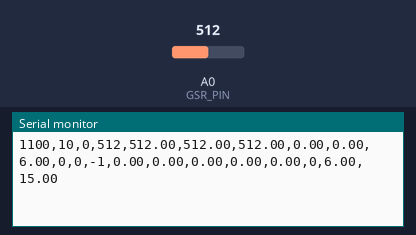
A sketch run on a simulated Arduino Uno, built with avr-gcc and run on an emulated ATmega328P. Parts: the last lines printed to the serial monitor. The inputs (shaded band) are chosen by the test bench; at power-on: A0 (GSR_PIN) = 512.

Above: at 1.2 s.
1.3 s: A0 (GSR_PIN) set to 716
At 1.31 s:
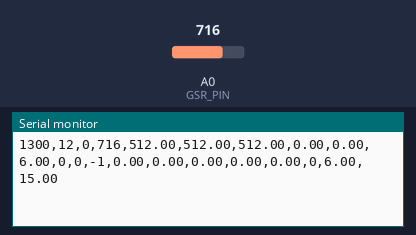
2.8 s: A0 (GSR_PIN) set to 900
At 2.81 s:
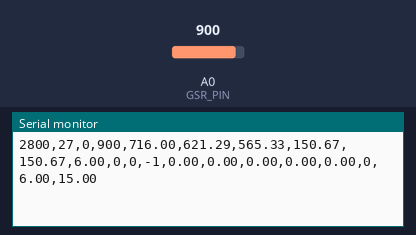
Timing chart, 0 to 5.8 s (numbered marks = the images above; inputs shaded):
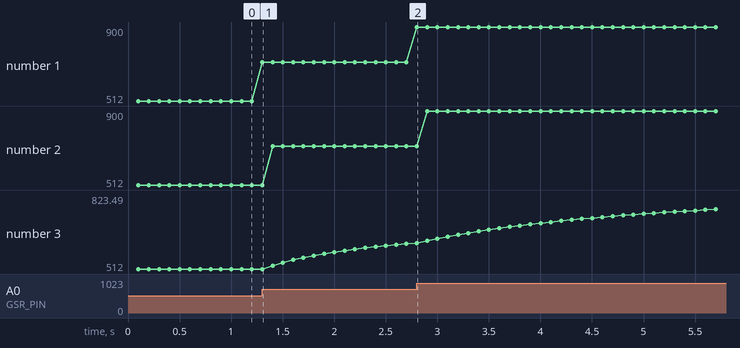

Measured:
- after the input at 1.3 s, the serial monitor: prints a new line at once (image 1)
- plotted number 1: 512 → 716 after the input at 1.3 s
- plotted number 2: 512 → 716 after the input at 1.3 s
- plotted number 3: 512 → 617.78 after the input at 1.3 s

The sketch:

gsr_dual_baseline.ino
```cpp
/*
  GSR Signal Processing for Arduino IDE

  Version:
  Dual Baseline - SCL Mean / SCR Detection 분리

  Pipeline:
  1. Data Acquisition: 10 Hz
  2. 1st preprocessing: Median Filter, N = 3
  3. 2nd preprocessing (SCL용): Moving Average, N = 150 (15초)
  4. 2nd preprocessing (SCR검출용): EMA, alpha = 0.02 (τ ≈ 5초)
  5. Phasic separation: Phasic = medianGSR - scrDetectBaseline
  6. Baseline statistics: 15~60 sec
  7. Measurement: after 60 sec
  8. Feature extraction every 30 sec:
     - SCL Mean        (sclBaseline 기반)
     - SCR Amplitude Mean
     - NS-SCR Frequency
*/

#define GSR_PIN A0

// =====================
// CSV output mode
// =====================
// true  : 모든 10Hz 샘플을 CSV로 출력
// false : 30초 feature window 완료 시점에만 출력
const bool PRINT_EVERY_SAMPLE = true;

// =====================
// Sampling parameters
// =====================
const unsigned long SAMPLE_INTERVAL_MS = 100;   // 10 Hz
const int FS_GSR = 10;

// =====================
// Preprocessing parameters
// =====================
const int MEDIAN_N = 3;
const int MA_N = 150;     // 15 sec at 10 Hz (SCL Mean용)

// EMA alpha for SCR detection baseline
// τ = 1 / alpha = 50 samples = 5 sec at 10 Hz
// alpha가 클수록 baseline이 신호를 빠르게 따라가 phasic이 작아짐
// alpha가 작을수록 baseline이 느리게 따라가 phasic이 커짐
const float SCR_BASELINE_ALPHA = 0.02;

// =====================
// Time section parameters
// =====================
const int USER_WARMUP_SEC = 15;
const int BASELINE_END_SEC = 60;
const int FEATURE_WINDOW_SEC = 30;

const int MA_FILL_SAMPLES = MA_N;
const int USER_WARMUP_SAMPLES = USER_WARMUP_SEC * FS_GSR;

// warm-up은 최소한 Moving Average 버퍼가 한 번 채워질 시간 이상으로 보장
const int WARMUP_SAMPLES =
  (USER_WARMUP_SAMPLES > MA_FILL_SAMPLES) ? USER_WARMUP_SAMPLES : MA_FILL_SAMPLES;

const int BASELINE_END_SAMPLES = BASELINE_END_SEC * FS_GSR;
const int FEATURE_WINDOW_SAMPLES = FEATURE_WINDOW_SEC * FS_GSR;

// =====================
// SCR detection parameters
// =====================
// 경험적 상수
// baseline phasic 표준편차의 약 3배 이상을 SCR 후보로 판단하는 휴리스틱
// 안정/자극 상태 재측정 후 조정 가능
const float THRESHOLD_K = 3.0;

// baseline std가 지나치게 작을 때 임계값이 과도하게 낮아지는 것을 방지
const float MIN_SCR_THRESHOLD_ADC = 6.0;

// baseline std가 과도하게 커져 SCR 검출 임계값이 비현실적으로 상승하는 것을 방지
const float MAX_SCR_THRESHOLD_ADC = 15.0;

const int REFRACTORY_SAMPLES = 10;  // 1 sec at 10 Hz

// =====================
// Median filter variables
// =====================
float medBuf[MEDIAN_N] = {0, 0, 0};
int medIndex = 0;
bool medFilled = false;

// =====================
// SCL용 Moving average variables
// Circular buffer
// =====================
float maBuf[MA_N];
int maIndex = 0;
int maCount = 0;
float maSum = 0.0;

// =====================
// SCR 검출용 EMA baseline variables
// =====================
float scrDetectBaseline = 0.0;
bool scrBaselineInitialized = false;

// =====================
// Baseline statistics
// EMA 기반 phasic (unclipped) 기준
// =====================
float baselinePhasicSum = 0.0;
float baselinePhasicSqSum = 0.0;
int baselineCount = 0;

float baselinePhasicMean = 0.0;
float baselinePhasicStd = 0.0;
float scrThreshold = MIN_SCR_THRESHOLD_ADC;
bool baselineReady = false;

// =====================
// Feature window variables
// =====================
float windowSclSum = 0.0;
int windowSampleCount = 0;

float windowScrAmpSum = 0.0;
int windowScrCount = 0;

// =====================
// SCR peak detection variables
// =====================
float phasicPrev2 = 0.0;
float phasicPrev1 = 0.0;
float phasicCurr = 0.0;

int lastScrSampleIndex = -9999;

// SCR 피크가 실제로 발생한 샘플/시간 기록용
int detectedScrSampleIndex = -1;
unsigned long detectedScrTimeMs = 0;

// 샘플 시간 기록용
unsigned long prev2SampleTimeMs = 0;
unsigned long prev1SampleTimeMs = 0;
unsigned long currSampleTimeMs = 0;

// =====================
// General variables
// =====================
unsigned long lastSampleTime = 0;
int sampleIndex = 0;


// =====================
// Median of 3
// =====================
float median3(float a, float b, float c) {
  if ((a >= b && a <= c) || (a <= b && a >= c)) return a;
  if ((b >= a && b <= c) || (b <= a && b >= c)) return b;
  return c;
}


// =====================
// Median filter update
// =====================
float updateMedianFilter(float x) {
  medBuf[medIndex] = x;
  medIndex++;

  if (medIndex >= MEDIAN_N) {
    medIndex = 0;
    medFilled = true;
  }

  // 초기 3개가 다 채워지기 전에는 raw 값을 그대로 사용
  if (!medFilled) {
    return x;
  }

  return median3(medBuf[0], medBuf[1], medBuf[2]);
}


// =====================
// SCL용 Moving average update
// Circular buffer
// =====================
float updateMovingAverage(float x) {
  if (maCount < MA_N) {
    maBuf[maIndex] = x;
    maSum += x;
    maCount++;
  } else {
    maSum -= maBuf[maIndex];
    maBuf[maIndex] = x;
    maSum += x;
  }

  maIndex++;
  if (maIndex >= MA_N) {
    maIndex = 0;
  }

  return maSum / maCount;
}


// =====================
// SCR 검출용 EMA baseline update
// 첫 샘플은 raw값으로 초기화하여 cold-start 왜곡 방지
// =====================
float updateEmaBaseline(float x) {
  if (!scrBaselineInitialized) {
    scrDetectBaseline = x;
    scrBaselineInitialized = true;
  } else {
    scrDetectBaseline =
      SCR_BASELINE_ALPHA * x +
      (1.0 - SCR_BASELINE_ALPHA) * scrDetectBaseline;
  }
  return scrDetectBaseline;
}


// =====================
// Baseline finalization
// =====================
void finalizeBaseline() {
  if (baselineCount <= 1) {
    baselinePhasicMean = 0.0;
    baselinePhasicStd = 0.0;
    scrThreshold = MIN_SCR_THRESHOLD_ADC;
    baselineReady = true;
    return;
  }

  baselinePhasicMean = baselinePhasicSum / baselineCount;

  float variance =
    (baselinePhasicSqSum / baselineCount) -
    (baselinePhasicMean * baselinePhasicMean);

  if (variance < 0.0) {
    variance = 0.0;
  }

  baselinePhasicStd = sqrt(variance);

  // Adaptive threshold
  scrThreshold = THRESHOLD_K * baselinePhasicStd;

  // Lower bound
  if (scrThreshold < MIN_SCR_THRESHOLD_ADC) {
    scrThreshold = MIN_SCR_THRESHOLD_ADC;
  }

  // Upper bound
  if (scrThreshold > MAX_SCR_THRESHOLD_ADC) {
    scrThreshold = MAX_SCR_THRESHOLD_ADC;
  }

  baselineReady = true;
}


// =====================
// CSV header
// =====================
void printHeader() {
  Serial.println(
    "time_ms,"
    "sample_index,"
    "mode,"
    "raw_gsr,"
    "median_gsr,"
    "scl_baseline,"
    "scr_detect_baseline,"
    "phasic,"
    "phasic_pos,"
    "scr_threshold,"
    "scr_flag,"
    "scr_peak_time_ms,"
    "scr_peak_sample_index,"
    "scl_mean_30s,"
    "scr_amplitude_mean_30s,"
    "ns_scr_frequency_per_min,"
    "baseline_phasic_mean,"
    "baseline_phasic_std,"
    "feature_ready,"
    "min_scr_threshold_adc,"
    "max_scr_threshold_adc"
  );
}


// =====================
// CSV row print
// =====================
void printCsvRow(
  unsigned long timeMs,
  int sIndex,
  int mode,
  int rawGsr,
  float medianGsr,
  float sclBaseline,
  float scrDetectBl,
  float phasic,
  float phasicPos,
  int scrFlag,
  unsigned long scrPeakTimeMs,
  int scrPeakSampleIndex,
  float sclMean30s,
  float scrAmplitudeMean30s,
  float nsScrFrequencyPerMin,
  int featureReady
) {
  Serial.print(timeMs);
  Serial.print(",");
  Serial.print(sIndex);
  Serial.print(",");
  Serial.print(mode);
  Serial.print(",");
  Serial.print(rawGsr);
  Serial.print(",");
  Serial.print(medianGsr, 2);
  Serial.print(",");
  Serial.print(sclBaseline, 2);
  Serial.print(",");
  Serial.print(scrDetectBl, 2);
  Serial.print(",");
  Serial.print(phasic, 2);
  Serial.print(",");
  Serial.print(phasicPos, 2);
  Serial.print(",");
  Serial.print(scrThreshold, 2);
  Serial.print(",");
  Serial.print(scrFlag);
  Serial.print(",");
  Serial.print(scrPeakTimeMs);
  Serial.print(",");
  Serial.print(scrPeakSampleIndex);
  Serial.print(",");
  Serial.print(sclMean30s, 2);
  Serial.print(",");
  Serial.print(scrAmplitudeMean30s, 2);
  Serial.print(",");
  Serial.print(nsScrFrequencyPerMin, 2);
  Serial.print(",");
  Serial.print(baselinePhasicMean, 2);
  Serial.print(",");
  Serial.print(baselinePhasicStd, 2);
  Serial.print(",");
  Serial.print(featureReady);
  Serial.print(",");
  Serial.print(MIN_SCR_THRESHOLD_ADC, 2);
  Serial.print(",");
  Serial.println(MAX_SCR_THRESHOLD_ADC, 2);
}


// =====================
// Setup
// =====================
void setup() {
  Serial.begin(115200);

  for (int i = 0; i < MA_N; i++) {
    maBuf[i] = 0.0;
  }

  printHeader();
}


// =====================
// Main loop
// =====================
void loop() {
  unsigned long now = millis();

  if (now - lastSampleTime < SAMPLE_INTERVAL_MS) {
    return;
  }

  lastSampleTime = now;

  // ---------------------
  // 샘플 시간 업데이트
  // ---------------------
  prev2SampleTimeMs = prev1SampleTimeMs;
  prev1SampleTimeMs = currSampleTimeMs;
  currSampleTimeMs = now;

  // ---------------------
  // 1. Data acquisition
  // ---------------------
  int rawGsr = analogRead(GSR_PIN);
  float rawGsrFloat = (float)rawGsr;

  // ---------------------
  // 2. Median filter N=3
  // ---------------------
  float medianGsr = updateMedianFilter(rawGsrFloat);

  // ---------------------
  // 3a. SCL용 Moving average N=150
  // SCL Mean feature 계산에 사용
  // ---------------------
  float sclBaseline = updateMovingAverage(medianGsr);

  // ---------------------
  // 3b. SCR 검출용 EMA baseline
  // α=0.02, τ≈5초
  // phasic 계산 및 SCR peak 검출에 사용
  // ---------------------
  float scrDetectBl = updateEmaBaseline(medianGsr);

  // ---------------------
  // 4. Phasic separation
  // SCR 검출용 EMA baseline 기준
  // ---------------------
  float phasic = medianGsr - scrDetectBl;

  float phasicPos = phasic;
  if (phasicPos < 0.0) {
    phasicPos = 0.0;
  }

  // ---------------------
  // Mode definition
  // 0: warm-up
  // 1: baseline
  // 2: measurement
  // ---------------------
  int mode = 0;

  if (sampleIndex < WARMUP_SAMPLES) {
    mode = 0;
  } else if (sampleIndex < BASELINE_END_SAMPLES) {
    mode = 1;
  } else {
    mode = 2;
  }

  // ---------------------
  // 5. Baseline statistics
  // EMA 기반 unclipped phasic 기준
  // ---------------------
  if (mode == 1) {
    baselinePhasicSum += phasic;
    baselinePhasicSqSum += phasic * phasic;
    baselineCount++;
  }

  // 60초 이후 measurement 진입 시 baseline 확정
  if (!baselineReady && sampleIndex == BASELINE_END_SAMPLES) {
    finalizeBaseline();
  }

  // ---------------------
  // 6. SCR peak detection
  // 현재 샘플이 들어온 뒤,
  // 직전 샘플 phasicPrev1이 국소 최대점인지 판단
  // ---------------------
  int scrFlag = 0;
  detectedScrSampleIndex = -1;
  detectedScrTimeMs = 0;

  phasicPrev2 = phasicPrev1;
  phasicPrev1 = phasicCurr;
  phasicCurr = phasicPos;

  if (mode == 2 && baselineReady) {
    bool localPeak =
      (phasicPrev1 > phasicPrev2) &&
      (phasicPrev1 >= phasicCurr);

    bool aboveThreshold =
      (phasicPrev1 >= scrThreshold) &&
      (phasicPrev1 > 0.0);

    bool refractoryOk =
      ((sampleIndex - 1) - lastScrSampleIndex) >= REFRACTORY_SAMPLES;

    if (localPeak && aboveThreshold && refractoryOk) {
      scrFlag = 1;

      // 실제 피크는 현재 샘플이 아니라 직전 샘플
      detectedScrSampleIndex = sampleIndex - 1;
      detectedScrTimeMs = prev1SampleTimeMs;

      lastScrSampleIndex = detectedScrSampleIndex;

      windowScrCount++;
      windowScrAmpSum += phasicPrev1;
    }
  }

  // ---------------------
  // 7. Feature window
  // Measurement 구간에서만 30초 단위 특징값 계산
  // SCL Mean은 sclBaseline (15초 MA) 기준
  // ---------------------
  float sclMean30s = 0.0;
  float scrAmplitudeMean30s = 0.0;
  float nsScrFrequencyPerMin = 0.0;
  int featureReady = 0;

  if (mode == 2 && baselineReady) {
    windowSclSum += sclBaseline;
    windowSampleCount++;

    if (windowSampleCount >= FEATURE_WINDOW_SAMPLES) {
      featureReady = 1;

      // SCL Mean (15초 MA 기반)
      sclMean30s = windowSclSum / windowSampleCount;

      // SCR Amplitude Mean
      if (windowScrCount > 0) {
        scrAmplitudeMean30s = windowScrAmpSum / windowScrCount;
      } else {
        scrAmplitudeMean30s = 0.0;
      }

      // NS-SCR Frequency
      // 30초 동안 검출된 SCR 개수를 1분 단위로 환산
      nsScrFrequencyPerMin =
        windowScrCount * (60.0 / FEATURE_WINDOW_SEC);

      printCsvRow(
        now,
        sampleIndex,
        mode,
        rawGsr,
        medianGsr,
        sclBaseline,
        scrDetectBl,
        phasic,
        phasicPos,
        scrFlag,
        detectedScrTimeMs,
        detectedScrSampleIndex,
        sclMean30s,
        scrAmplitudeMean30s,
        nsScrFrequencyPerMin,
        featureReady
      );

      // 다음 30초 feature window 초기화
      windowSclSum = 0.0;
      windowSampleCount = 0;
      windowScrAmpSum = 0.0;
      windowScrCount = 0;

      sampleIndex++;
      return;
    }
  }

  // ---------------------
  // 출력 정책
  // ---------------------
  if (PRINT_EVERY_SAMPLE) {
    printCsvRow(
      now,
      sampleIndex,
      mode,
      rawGsr,
      medianGsr,
      sclBaseline,
      scrDetectBl,
      phasic,
      phasicPos,
      scrFlag,
      detectedScrTimeMs,
      detectedScrSampleIndex,
      sclMean30s,
      scrAmplitudeMean30s,
      nsScrFrequencyPerMin,
      featureReady
    );
  }

  sampleIndex++;
}
```
